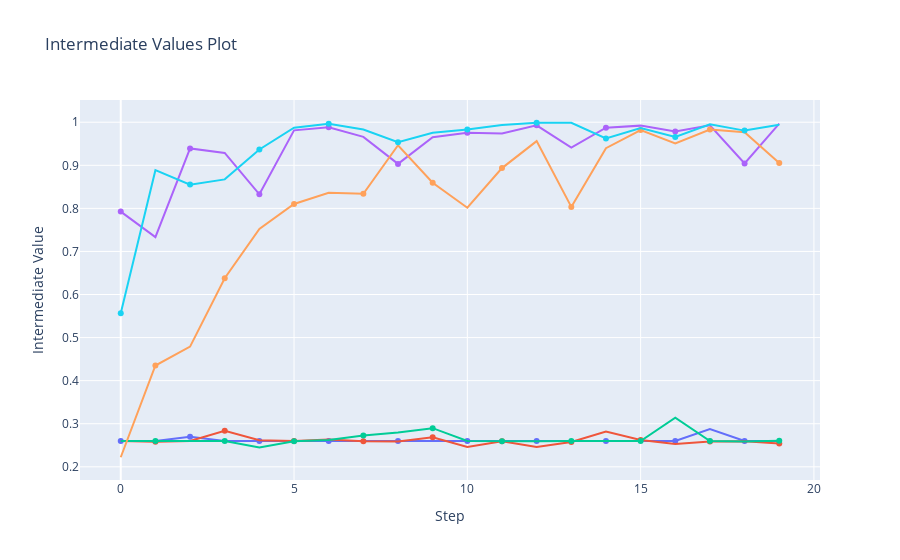

Notebook code for this chart:
### Code cell
optuna.visualization.plot_intermediate_values(study)

### Figure 1 — Plotly figure (JSON) as saved in the notebook; plotly's stock layout.template omitted (floating-point values rounded to 4 significant figures)
{"data": [{"marker": {"maxdisplayed": 10}, "mode": "lines+markers", "name": "Trial0", "type": "scatter", "x": [0, 1, 2, 3, 4, 5, 6, 7, 8, 9, 10, 11, 12, 13, 14, 15, 16, 17, 18, 19], "y": [0.2599, 0.2599, 0.2696, 0.2599, 0.2599, 0.2599, 0.2599, 0.2599, 0.2599, 0.2599, 0.2599, 0.2599, 0.2599, 0.2599, 0.2599, 0.2599, 0.2599, 0.2879, 0.2599, 0.2599]}, {"marker": {"maxdisplayed": 10}, "mode": "lines+markers", "name": "Trial2", "type": "scatter", "x": [0, 1, 2, 3, 4, 5, 6, 7, 8, 9, 10, 11, 12, 13, 14, 15, 16, 17, 18, 19], "y": [0.2599, 0.2581, 0.2599, 0.2836, 0.2617, 0.2599, 0.2635, 0.2593, 0.2587, 0.2684, 0.2459, 0.2593, 0.2459, 0.2575, 0.2818, 0.2623, 0.2532, 0.2587, 0.2593, 0.2538]}, {"marker": {"maxdisplayed": 10}, "mode": "lines+markers", "name": "Trial3", "type": "scatter", "x": [0, 1, 2, 3, 4, 5, 6, 7, 8, 9, 10, 11, 12, 13, 14, 15, 16, 17, 18, 19], "y": [0.2599, 0.2599, 0.2599, 0.2599, 0.2447, 0.2593, 0.2623, 0.2727, 0.2794, 0.2897, 0.2599, 0.2593, 0.2593, 0.2599, 0.2599, 0.2599, 0.3141, 0.2599, 0.2587, 0.2605]}, {"marker": {"maxdisplayed": 10}, "mode": "lines+markers", "name": "Trial7", "type": "scatter", "x": [0, 1, 2, 3, 4, 5, 6, 7, 8, 9, 10, 11, 12, 13, 14, 15, 16, 17, 18, 19], "y": [0.7925, 0.7334, 0.9391, 0.9288, 0.8326, 0.9811, 0.9884, 0.9659, 0.9032, 0.9653, 0.9757, 0.9738, 0.9927, 0.941, 0.9872, 0.9921, 0.9787, 0.9927, 0.9044, 0.997]}, {"marker": {"maxdisplayed": 10}, "mode": "lines+markers", "name": "Trial8", "type": "scatter", "x": [0, 1, 2, 3, 4, 5, 6, 7, 8, 9, 10, 11, 12, 13, 14, 15, 16, 17, 18, 19], "y": [0.2222, 0.4352, 0.479, 0.6379, 0.7523, 0.8101, 0.8363, 0.8338, 0.9464, 0.8594, 0.8016, 0.8935, 0.9562, 0.8034, 0.9397, 0.9817, 0.9507, 0.983, 0.9769, 0.9051]}, {"marker": {"maxdisplayed": 10}, "mode": "lines+markers", "name": "Trial9", "type": "scatter", "x": [0, 1, 2, 3, 4, 5, 6, 7, 8, 9, 10, 11, 12, 13, 14, 15, 16, 17, 18, 19], "y": [0.5563, 0.8886, 0.8551, 0.8673, 0.9367, 0.9872, 0.9963, 0.983, 0.9537, 0.9757, 0.983, 0.9933, 0.9988, 0.9988, 0.9623, 0.9866, 0.9659, 0.9951, 0.9805, 0.9939]}], "layout": {"showlegend": false, "title": {"text": "Intermediate Values Plot"}, "xaxis": {"title": {"text": "Step"}}, "yaxis": {"title": {"text": "Intermediate Value"}}}}
